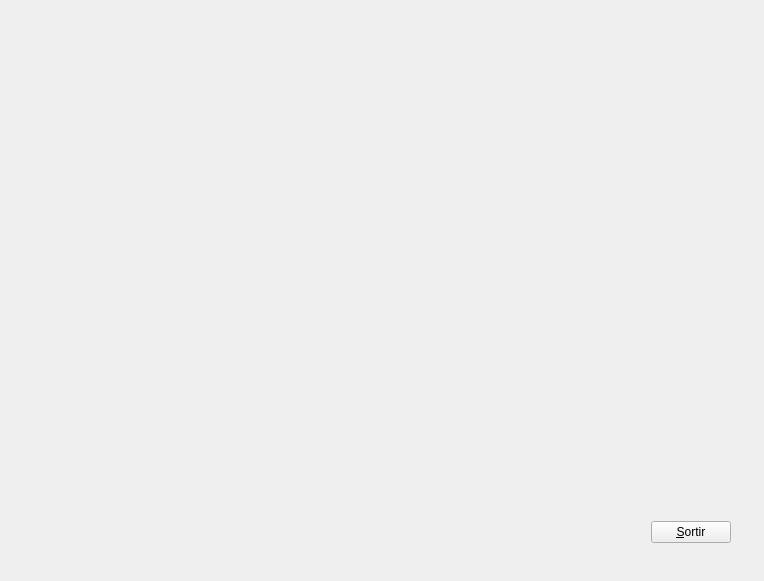
<?xml version="1.0" encoding="UTF-8"?>
<ui version="4.0">
 <class>Principal</class>
 <widget class="QWidget" name="Principal">
  <property name="geometry">
   <rect>
    <x>0</x>
    <y>0</y>
    <width>764</width>
    <height>581</height>
   </rect>
  </property>
  <property name="windowTitle">
   <string>MyViewer</string>
  </property>
  <layout class="QHBoxLayout">
   <property name="spacing">
    <number>6</number>
   </property>
   <property name="margin">
    <number>11</number>
   </property>
   <item>
    <widget class="GLWidget" name="glWidget" native="true">
     <property name="sizePolicy">
      <sizepolicy hsizetype="Expanding" vsizetype="Expanding">
       <horstretch>0</horstretch>
       <verstretch>0</verstretch>
      </sizepolicy>
     </property>
     <property name="minimumSize">
      <size>
       <width>100</width>
       <height>100</height>
      </size>
     </property>
    </widget>
   </item>
   <item>
    <layout class="QVBoxLayout">
     <property name="spacing">
      <number>6</number>
     </property>
     <property name="margin">
      <number>11</number>
     </property>
     <item>
      <spacer>
       <property name="orientation">
        <enum>Qt::Vertical</enum>
       </property>
       <property name="sizeType">
        <enum>QSizePolicy::Expanding</enum>
       </property>
       <property name="sizeHint" stdset="0">
        <size>
         <width>20</width>
         <height>365</height>
        </size>
       </property>
      </spacer>
     </item>
     <item>
      <layout class="QHBoxLayout">
       <property name="spacing">
        <number>6</number>
       </property>
       <property name="margin">
        <number>11</number>
       </property>
       <item>
        <spacer>
         <property name="orientation">
          <enum>Qt::Horizontal</enum>
         </property>
         <property name="sizeType">
          <enum>QSizePolicy::Fixed</enum>
         </property>
         <property name="sizeHint" stdset="0">
          <size>
           <width>20</width>
           <height>31</height>
          </size>
         </property>
        </spacer>
       </item>
       <item>
        <widget class="QPushButton" name="exitButton">
         <property name="sizePolicy">
          <sizepolicy hsizetype="Fixed" vsizetype="Fixed">
           <horstretch>0</horstretch>
           <verstretch>0</verstretch>
          </sizepolicy>
         </property>
         <property name="minimumSize">
          <size>
           <width>75</width>
           <height>0</height>
          </size>
         </property>
         <property name="text">
          <string>&amp;Sortir</string>
         </property>
         <property name="shortcut">
          <string>Alt+S</string>
         </property>
        </widget>
       </item>
      </layout>
     </item>
    </layout>
   </item>
  </layout>
 </widget>
 <layoutdefault spacing="6" margin="11"/>
 <customwidgets>
  <customwidget>
   <class>GLWidget</class>
  </customwidget>
 </customwidgets>
 <includes>
  <include location="local">glwidget.h</include>
 </includes>
 <resources/>
 <connections>
  <connection>
   <sender>exitButton</sender>
   <signal>clicked()</signal>
   <receiver>Principal</receiver>
   <slot>close()</slot>
   <hints>
    <hint type="sourcelabel">
     <x>20</x>
     <y>20</y>
    </hint>
    <hint type="destinationlabel">
     <x>20</x>
     <y>20</y>
    </hint>
   </hints>
  </connection>
 </connections>
</ui>
